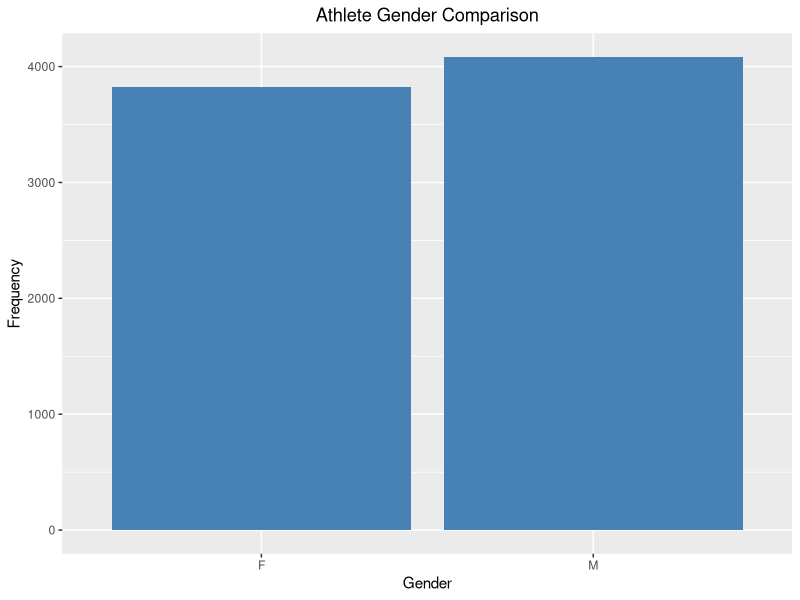
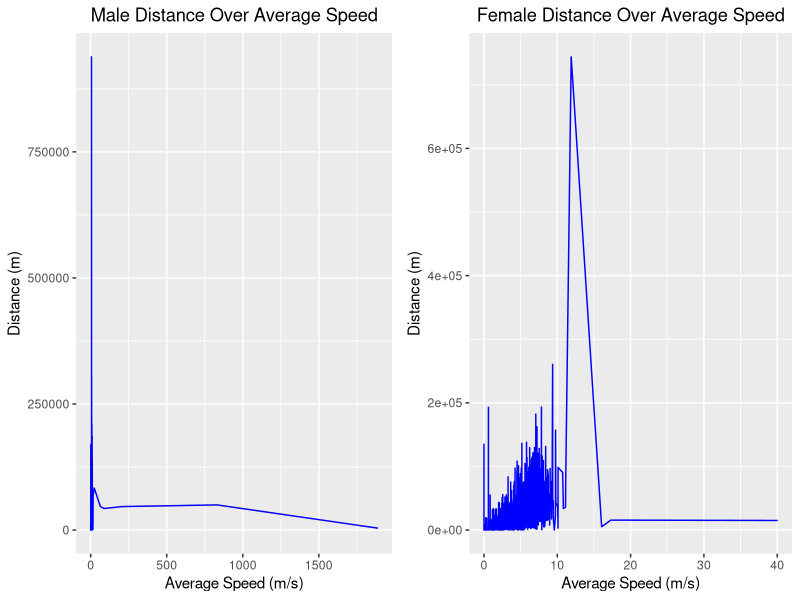
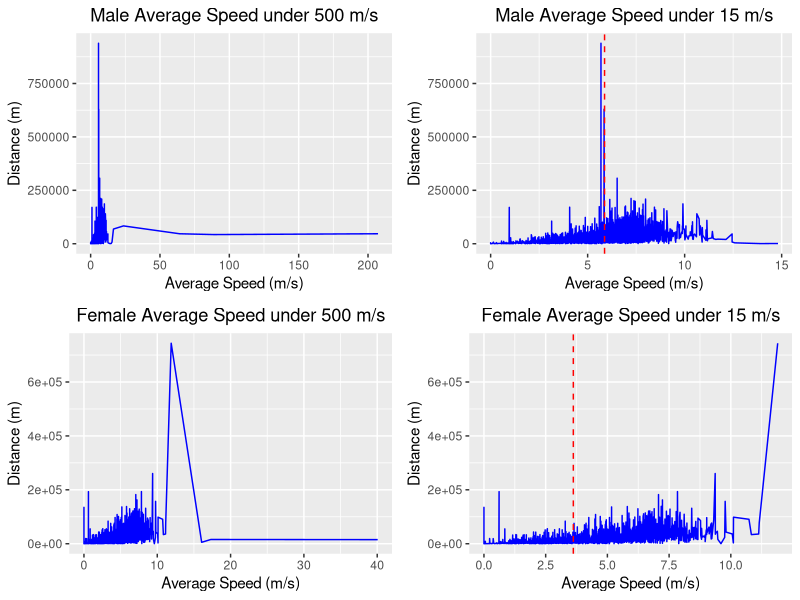

Source code (R) for these figures, in order:
#install.packages("gridExtra")
library(ggplot2)
library(dplyr)
library(gridExtra)

data <- read.csv('./cleanData.csv')

# Male and female data
freq <- data %>%
  group_by(athlete.sex) %>%
  summarise(frequency = n()) %>%
  na.omit()

ggplot(freq, aes(x=athlete.sex, y=frequency)) + geom_bar(stat = "identity", fill = "steelblue") +
  ggtitle("Athlete Gender Comparison") + 
  xlab("Gender") +
  ylab("Frequency") +
  theme(plot.title = element_text(hjust = 0.5))

# Male percent larger (3.29%)
total_athletes <- sum(freq$frequency)
male_perc <- freq$frequency[2] / total_athletes * 100 
female_perc <- freq$frequency[1] / total_athletes * 100
diff_perc <- (freq$frequency[2] - freq$frequency[1]) / total_athletes * 100

# female summary data
female <- data %>%
  filter(athlete.sex == "F")
summary(female)

# male summary data
male <- data %>%
  filter(athlete.sex == "M")
summary(male)

require(gridExtra)
plot1 <- ggplot(male, aes(x= average_speed, y= distance, group = 1)) +
  geom_line(color="blue") +
  ggtitle("Male Distance Over Average Speed") + 
  xlab("Average Speed (m/s)") +
  ylab("Distance (m)") +
  theme(plot.title = element_text(hjust = 0.5))

plot2 <- ggplot(female, aes(x= average_speed, y= distance, group = 1)) +
         geom_line(color="blue") +
  ggtitle("Female Distance Over Average Speed") + 
  xlab("Average Speed (m/s)") +
  ylab("Distance (m)") +
  theme(plot.title = element_text(hjust = 0.5))

grid.arrange(plot1, plot2, ncol=2)

# Gain a deeper understanding of distance vs. speed plot for both genders
# Male speed under 500 m/s and 15 m/s.
m_spd_avg <- mean(male$average_speed)
m_speed500 <- male %>%
  filter(average_speed < 500)

m_speed15 <- male %>%
  filter(average_speed < 15)

plot3 <- ggplot(m_speed500, aes(x= average_speed, y= distance, group = 1)) +
  geom_line(color="blue") +
  ggtitle("Male Average Speed under 500 m/s") + 
  xlab("Average Speed (m/s)") +
  ylab("Distance (m)") +
  theme(plot.title = element_text(hjust = 0.5))

plot4 <- ggplot(m_speed15, aes(x= average_speed, y= distance, group = 1)) +
  geom_line(color="blue") +
  geom_vline(aes(xintercept = m_spd_avg), color="red", linetype="dashed") +
  ggtitle("Male Average Speed under 15 m/s") + 
  xlab("Average Speed (m/s)") +
  ylab("Distance (m)") +
  theme(plot.title = element_text(hjust = 0.5))

# Female speed under 500 m/s and 15 m/s.
f_spd_avg <- mean(female$average_speed)
f_speed500 <- female %>%
  filter(average_speed < 500)

f_speed15 <- female %>%
  filter(average_speed < 15)

plot5 <- ggplot(f_speed500, aes(x= average_speed, y= distance, group = 1)) +
  geom_line(color="blue") +
  ggtitle("Female Average Speed under 500 m/s") + 
  xlab("Average Speed (m/s)") +
  ylab("Distance (m)") +
  theme(plot.title = element_text(hjust = 0.5))

plot6 <- ggplot(f_speed15, aes(x= average_speed, y= distance, group = 1)) +
  geom_line(color="blue") +
  geom_vline(aes(xintercept = f_spd_avg), color="red", linetype="dashed") +
  ggtitle("Female Average Speed under 15 m/s") + 
  xlab("Average Speed (m/s)") +
  ylab("Distance (m)") +
  theme(plot.title = element_text(hjust = 0.5))

grid.arrange(plot3, plot4, plot5, plot6, nrow=2, ncol=2)

dev.off()
